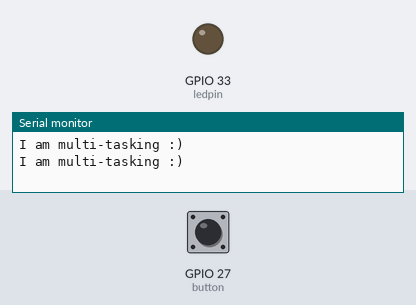
Bench run of a sketch on a simulated ESP32. Shown: output pins drawn as LEDs (lit = HIGH), the last lines printed to the serial monitor. Inputs (shaded band) come from the test bench; at power-on: GPIO 27 (button) LOW.

Above: at 1.2 s.
1.3 s: GPIO 27 (button) pulled HIGH for 0.15 s
At 1.42 s:
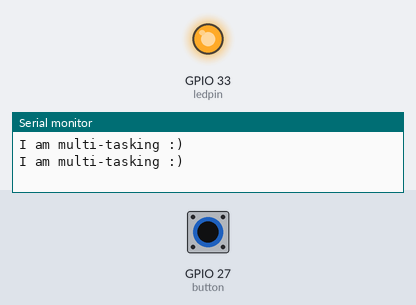
3.0 s: GPIO 27 (button) pulled HIGH for 3.2 s
At 7.5 s:
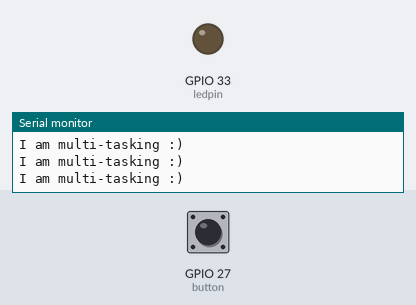
Timing chart, 0 to 9.0 s (numbered marks = the images above; inputs shaded):
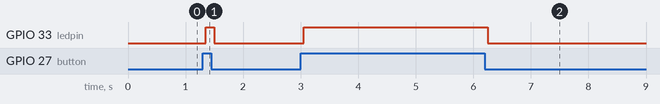

Measured:
- after the input at 1.3 s, GPIO 33 (ledpin): LOW → HIGH after 0.05 s, → LOW 0.15 s later
- after the input at 3.0 s, GPIO 33 (ledpin): LOW → HIGH after 0.05 s, → LOW 3.2 s later

The sketch:

example2.ino
```cpp
const int ledpin = 33;
const int button = 27;
int buttonstatus;
#define STACK_SIZE 2048


void lightLed(void* params){
  while(true){
    if(buttonstatus == HIGH){
      digitalWrite(ledpin, HIGH);
    }
    else{
      digitalWrite(ledpin, LOW);
    }
    delay(50);
  }
}

void checkButton(void* params){
  while(true){
    buttonstatus = digitalRead(button);
    delay(5);
  }
}

void setup() {
  // initialize digital pin LED_BUILTIN as an output.
  Serial.begin(9600);
  pinMode(ledpin, OUTPUT);
  pinMode(button, INPUT_PULLDOWN);
  xTaskCreate(lightLed, "lightLed", STACK_SIZE, nullptr, 5, nullptr);
  xTaskCreate(checkButton, "checkButton", STACK_SIZE, nullptr, 5, nullptr);
}


// the loop function runs over and over again forever
void loop() {
  Serial.println("I am multi-tasking :)");
  delay(1000);
}
```
